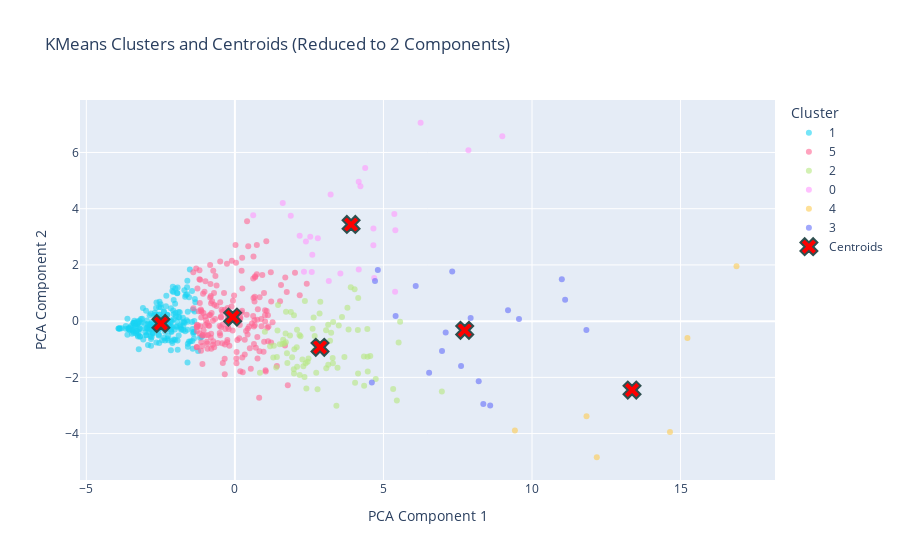

The notebook cell this image was saved under:
### Code cell
kmeans = KMeans(n_clusters=6, random_state=12345)
kmeans.fit(reduced_data)
labels = kmeans.labels_


# Step 3: Reduce to 2 PCA components for visualization
pca_2d = PCA(n_components=2)
reduced_data_2d = pca_2d.fit_transform(reduced_data)

# Project centroids into the 2D PCA space
centroids = pca_2d.transform(kmeans.cluster_centers_)


df_pca = pd.DataFrame(reduced_data_2d, columns=['PCA Component 1', 'PCA Component 2'])
df_pca['Cluster'] = labels.astype(str)  # Add cluster labels to the DataFrame

color_map = {0: 'red', 1: 'blue', 2: 'green', 3: 'orange', 4: 'purple'}
    
# Create the scatter plot using Plotly Express
fig = px.scatter(
        df_pca, 
        x='PCA Component 1', 
        y='PCA Component 2', 
        color='Cluster',  # Color by cluster labels
        color_discrete_map=color_map,  # Match the 'viridis' color scale
        opacity=0.6,  # Set transparency
        title='KMeans Clusters and Centroids (Reduced to 2 Components)',
        labels={'PCA Component 1': 'PCA Component 1', 'PCA Component 2': 'PCA Component 2'},
        template=None  # Optional: use a dark theme
    )

    # Add centroids to the plot as red 'x' markers
fig.add_scatter(
        x=centroids[:, 0], 
        y=centroids[:, 1], 
        mode='markers', 
        marker=dict(color='red', size=15, symbol='x', line=dict(width=2, color='DarkSlateGrey')),
        name='Centroids', 
        hoverinfo='text', 
        text=['Centroid'] * len(centroids)
)

    # Show the plot
fig.show()

### Figure 1 — Plotly figure (JSON) as saved in the notebook; plotly's stock layout.template omitted (floating-point values rounded to 4 significant figures; data arrays with more than 128 entries replaced by an {"elided": "..."} marker saying what was removed)
{"data": [{"hovertemplate": "Cluster=1<br>PCA Component 1=%{x}<br>PCA Component 2=%{y}<extra></extra>", "legendgroup": "1", "marker": {"color": "#19d3f3", "opacity": 0.6, "symbol": "circle"}, "mode": "markers", "name": "1", "orientation": "v", "showlegend": true, "type": "scatter", "x": {"elided": "222 float values"}, "xaxis": "x", "y": {"elided": "222 float values"}, "yaxis": "y"}, {"hovertemplate": "Cluster=5<br>PCA Component 1=%{x}<br>PCA Component 2=%{y}<extra></extra>", "legendgroup": "5", "marker": {"color": "#FF6692", "opacity": 0.6, "symbol": "circle"}, "mode": "markers", "name": "5", "orientation": "v", "showlegend": true, "type": "scatter", "x": {"elided": "187 float values"}, "xaxis": "x", "y": {"elided": "187 float values"}, "yaxis": "y"}, {"hovertemplate": "Cluster=2<br>PCA Component 1=%{x}<br>PCA Component 2=%{y}<extra></extra>", "legendgroup": "2", "marker": {"color": "#B6E880", "opacity": 0.6, "symbol": "circle"}, "mode": "markers", "name": "2", "orientation": "v", "showlegend": true, "type": "scatter", "x": [5.451, 2.874, 2.782, 4.342, 1.752, 1.009, 1.39, 2.208, 3.069, 1.67, 1.981, 3.686, 2.477, 4.35, 1.509, 2.304, 2.001, 1.989, 2.405, 5.511, 2.342, 2.649, 1.184, 3.825, 3.299, 3.204, 1.987, 1.714, 3.455, 4.467, 1.765, 4.045, 2.616, 2.737, 1.855, 4.146, 2.383, 2.355, 2.091, 2.673, 3.075, 4.15, 3.239, 2.85, 4.556, 2.743, 3.307, 1.454, 1.926, 3.496, 2.093, 3.604, 1.433, 1.721, 4.458, 0.8434, 1.602, 3.29, 4.741, 6.966, 4.471, 1.292, 1.412, 3.139, 2.272, 2.685, 1.624, 4.138, 3.143, 2.081, 4.028, 1.706, 2.714, 2.173, 5.561, 3.788, 3.417, 1.311, 1.884, 2.18, 5.327, 2.447, 3.9], "xaxis": "x", "y": [-2.823, 0.689, -2.425, -1.255, -1.146, -0.3816, -1.645, -0.54, -0.3278, -0.7915, -1.712, -1.279, -1.326, -2.298, -0.8199, -1.607, -0.9973, -1.86, -2.394, -0.7625, -1.99, 0.1297, -0.8912, -0.294, -1.499, -0.6992, 0.2104, -0.7518, -1.661, -1.265, -1.488, -2.188, -0.2708, -1.835, -0.5071, -1.862, -1.496, 0.7173, -0.3064, -1.055, -1.673, 0.8259, -0.4142, 0.2756, -1.24, -0.7374, -0.0336, 0.5716, -1.281, -0.1513, -1.626, 0.1498, -0.3371, 0.3342, -0.2799, -1.835, -0.8154, -1.307, -2.057, -2.503, -1.788, -1.293, -1.275, -0.1296, -1.368, -0.5292, -0.6647, -0.3144, -1.556, -0.9284, 1.132, -0.44, -1.027, -0.4889, -0.02537, 0.4765, -3.013, -0.8759, 0.3257, -1.916, -2.415, -1.446, 1.206], "yaxis": "y"}, {"hovertemplate": "Cluster=0<br>PCA Component 1=%{x}<br>PCA Component 2=%{y}<extra></extra>", "legendgroup": "0", "marker": {"color": "#FF97FF", "opacity": 0.6, "symbol": "circle"}, "mode": "markers", "name": "0", "orientation": "v", "showlegend": true, "type": "scatter", "x": [4.168, 5.366, 4.225, 1.612, 6.25, 2.791, 2.605, 2.18, 2.536, 5.391, 3.161, 4.66, 9.001, 2.325, 1.88, 2.587, 4.689, 7.86, 4.167, 3.222, 2.39, 3.55, 4.386, 5.4, 0.6156, 4.663], "xaxis": "x", "y": [1.834, 3.814, 4.794, 4.205, 7.057, 2.951, 2.359, 3.033, 2.999, 1.047, 1.432, 2.701, 6.573, 1.757, 3.745, 1.744, 1.539, 6.077, 4.956, 4.508, 2.837, 1.691, 5.451, 3.232, 3.766, 3.292], "yaxis": "y"}, {"hovertemplate": "Cluster=4<br>PCA Component 1=%{x}<br>PCA Component 2=%{y}<extra></extra>", "legendgroup": "4", "marker": {"color": "#FECB52", "opacity": 0.6, "symbol": "circle"}, "mode": "markers", "name": "4", "orientation": "v", "showlegend": true, "type": "scatter", "x": [9.424, 11.83, 12.18, 16.88, 15.23, 14.64], "xaxis": "x", "y": [-3.888, -3.385, -4.842, 1.948, -0.6015, -3.942], "yaxis": "y"}, {"hovertemplate": "Cluster=3<br>PCA Component 1=%{x}<br>PCA Component 2=%{y}<extra></extra>", "legendgroup": "3", "marker": {"color": "#636efa", "opacity": 0.6, "symbol": "circle"}, "mode": "markers", "name": "3", "orientation": "v", "showlegend": true, "type": "scatter", "x": [9.193, 8.361, 6.086, 7.095, 7.935, 9.562, 7.314, 11.0, 8.206, 4.716, 11.83, 11.11, 5.409, 4.609, 4.811, 6.971, 7.612, 8.593, 6.537], "xaxis": "x", "y": [0.389, -2.944, 1.254, -0.4021, 0.1142, 0.07515, 1.767, 1.492, -2.138, 1.429, -0.3165, 0.7649, 0.1803, -2.18, 1.817, -1.061, -1.593, -3.0, -1.833], "yaxis": "y"}, {"hoverinfo": "text", "marker": {"color": "red", "line": {"color": "DarkSlateGrey", "width": 2}, "size": 15, "symbol": "x"}, "mode": "markers", "name": "Centroids", "text": ["Centroid", "Centroid", "Centroid", "Centroid", "Centroid", "Centroid"], "type": "scatter", "x": [3.911, -2.49, 2.865, 7.735, 13.37, -0.07417], "y": [3.438, -0.08366, -0.93, -0.3256, -2.452, 0.1458]}], "layout": {"legend": {"title": {"text": "Cluster"}, "tracegroupgap": 0}, "title": {"text": "KMeans Clusters and Centroids (Reduced to 2 Components)"}, "xaxis": {"anchor": "y", "domain": [0, 1], "title": {"text": "PCA Component 1"}}, "yaxis": {"anchor": "x", "domain": [0, 1], "title": {"text": "PCA Component 2"}}}}
